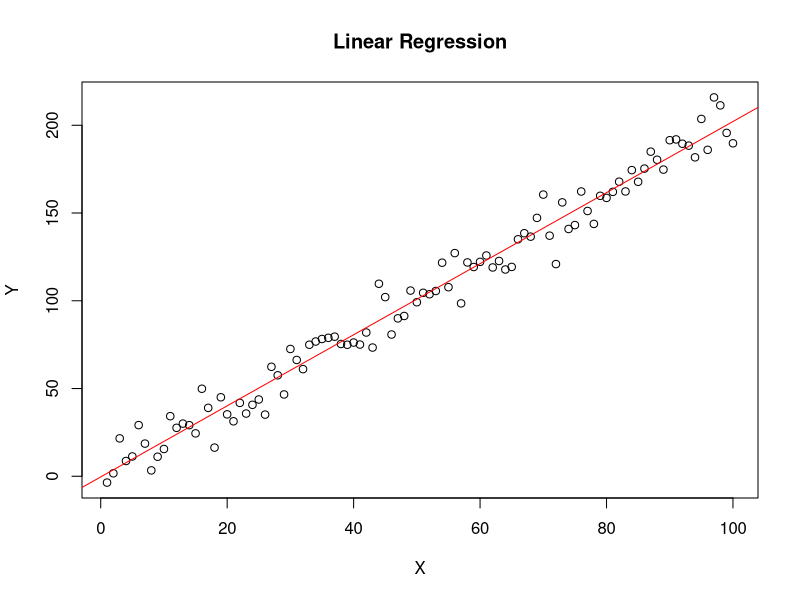

Write R code to recreate this figure.
# Function to perform linear regression
linear_regression <- function(x, y) {
  # Number of observations
  n <- length(x)
  
  # Mean of x and y
  mean_x <- mean(x)
  mean_y <- mean(y)
  
  # Calculate the sum of squares
  SS_xy <- sum(x * y) - n * mean_x * mean_y
  SS_xx <- sum(x^2) - n * mean_x^2
  
  # Calculate the coefficients (slope and intercept)
  slope <- SS_xy / SS_xx
  intercept <- mean_y - slope * mean_x
  
  # Return the coefficients
  return(list(slope = slope, intercept = intercept))
}

# Function to predict using linear regression
predict_linear <- function(x, slope, intercept) {
  return(slope * x + intercept)
}

# Generate some sample data
set.seed(123)
x <- 1:100
y <- 2 * x + rnorm(100, mean = 0, sd = 10)

# Perform linear regression
coefficients <- linear_regression(x, y)

# Print coefficients
cat("Coefficients:\n")
cat("Intercept:", coefficients$intercept, "\n")
cat("Slope:", coefficients$slope, "\n")

# Predict using the model
predictions <- predict_linear(x, coefficients$slope, coefficients$intercept)

# Plot the data and the regression line
plot(x, y, main = "Linear Regression", xlab = "X", ylab = "Y")
abline(coefficients$intercept, coefficients$slope, col = "red")
